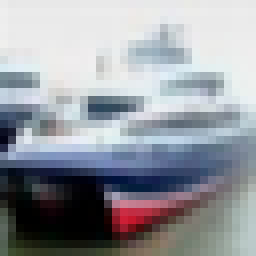
#> input picture models/ship.png, 32 x 32 px (shown 8 times larger)
$ jupyter execute --allow-errors DEMO.ipynb
#> lines starting #> are read from the running program, lines starting #| are printed output that depends on the picture
### models/simple_net_lx5.py
import numpy as np
import fpga_nn
import time
from fpga_nn import config
import pickle

class SimpleNet(fpga_nn.Module):

	# [9 lines left out: function __init__, not called in this run]

def make_layers(img_channel, img_height, img_width):

	layers = []
	# Conv(output channel, input channel, input height, input width, kerSize, stride)
	layers += [fpga_nn.Conv2DPool(32, img_channel, img_height, img_width, ker = 3, poolWin = 2)]

	layers += [fpga_nn.Conv2DPool(64, 32, int(img_height/2), int(img_width/2), ker = 3, poolWin = 2)]

	layers += [fpga_nn.Conv2DPool(64, 64, int(img_height/4), int(img_width/4), ker = 3, poolWin = 2)]

	layers += [fpga_nn.Conv2DPool(64, 64, int(img_height/8), int(img_width/8), ker = 3, poolWin = 2)]

	# [5 lines of commented-out code are left out]

	return layers

def simple_net():

	img_channel=3; img_height=32; img_width=32
	layers = make_layers(img_channel, img_height, img_width)
	params_path = "parameters/lx5/model.pickle"
	model = SimpleNet(layers,img_channel, img_height, img_width, params_path = params_path)

	return model

# [22 lines that do not run on import are left out]

### models/DEMO.ipynb
[cell 1]
import cv2
from PIL import Image
import numpy as np
import matplotlib.pyplot as plt

from simple_net_lx5 import *

[cell 2]
#from torchvision.utils import save_image
import cv2
I = Image.open('ship.png')
#> I is the input picture: PIL image 32x32 RGBA; mean R, G, B, A 150.5, 154, 160.4, 255
I = I.convert("RGB")
#> I: PIL image 32x32 RGB
I_array = np.array(I)

def imshow(img):
    #img = img / 2 + 0.5     # unnormalize
    #npimg = img.numpy()
    plt.imshow(img)
    plt.show()
    #return npimg
imshow(I_array)

[cell 3]
def numpy_quantize_tensor_scale_zeropoint(x, num_bits=8, scale=None, zeropoint=None):

#> called with num_bits = 8, scale = 0.119, zeropoint = 7
    qmin = 0.
    qmax = 2.**num_bits - 1.
    #scale, zero_point = calcScaleZeroPoint(min_val, max_val, num_bits)
    q_x = zeropoint + x / scale
    q_x = np.round(np.clip(q_x,qmin,qmax))
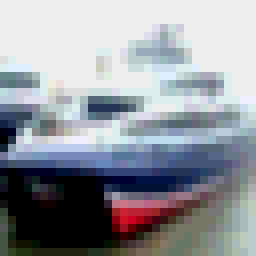
#> q_x: shape (32, 32, 3) float64 (shown 8 times larger); mean R, G, B 8.6, 8.81, 9.22; drawn with min black and max white

    #q_x.clamp_(qmin, qmax).round_()
    #q_x = q_x.round().byte()
    return np.array(q_x).astype(np.uint8)
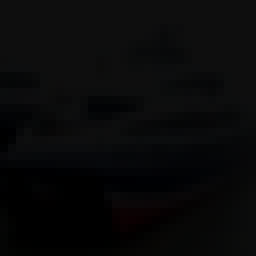
#> returned value: shape (32, 32, 3) (shown 8 times larger); mean of channels 0, 1, 2 8.6, 8.81, 9.22; drawn as R, G, B

def normalization(img):
    img_nor = img/255.
    mean = [0.5, 0.5, 0.5]
    std = [0.5, 0.5, 0.5]
    mean = np.array(mean).reshape(1,1,3)
    std = np.array(std).reshape(1,1,3)
    return (img_nor-mean)/std

[cell 4]
I_array_np = normalization(I_array)
input_conv1 = numpy_quantize_tensor_scale_zeropoint(I_array_np,8,0.11948869665231317,7)

#> (a cell that did not finish here is left out)
